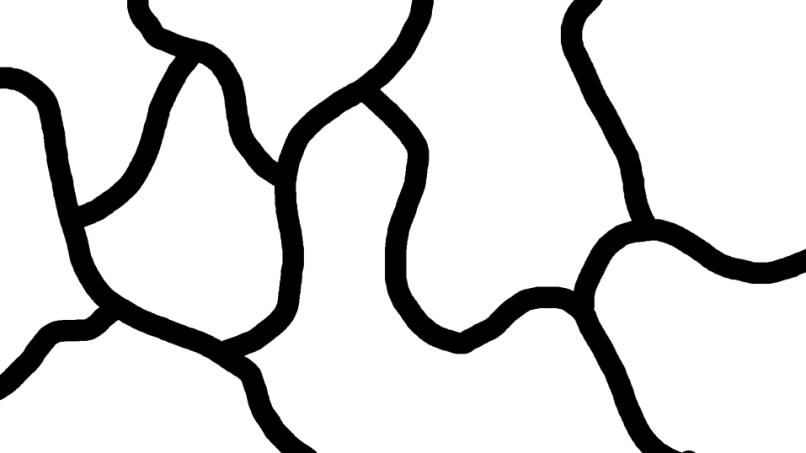
#> input picture sample.png, 806 x 453 px, found by its file name
$ python test_2dvessels.py
#> lines starting #> are read from the running program, lines starting #| are printed output that depends on the picture
### structure2d.py
import numpy as np
from skimage.io import imread
from skimage.transform import downscale_local_mean
import scipy as sp
from skimage.color import rgb2gray
import sys

def structure2d(I, sigma):

#> called with sigma = 3
    if(len(I.shape) > 2):
        img = rgb2gray(I)
    else:
        img = I

    # calculate the image gradient
    dIdy, dIdx = np.gradient(img)
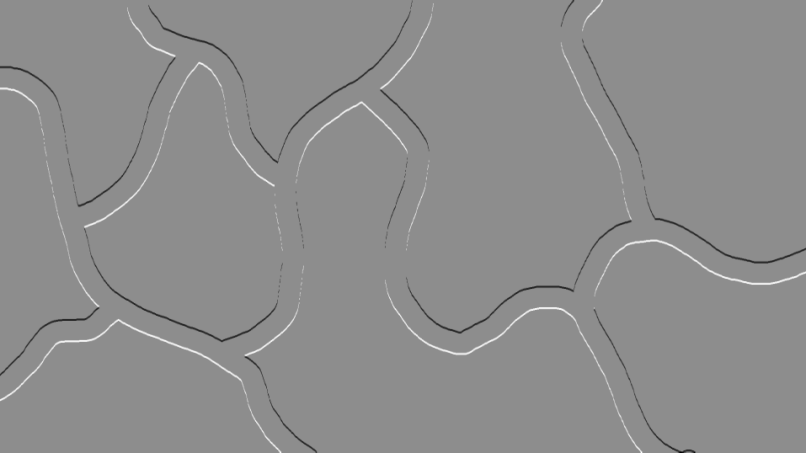
#> dIdy: shape (453, 806) float64; min -181, max 146, mean 0; drawn with min black and max white
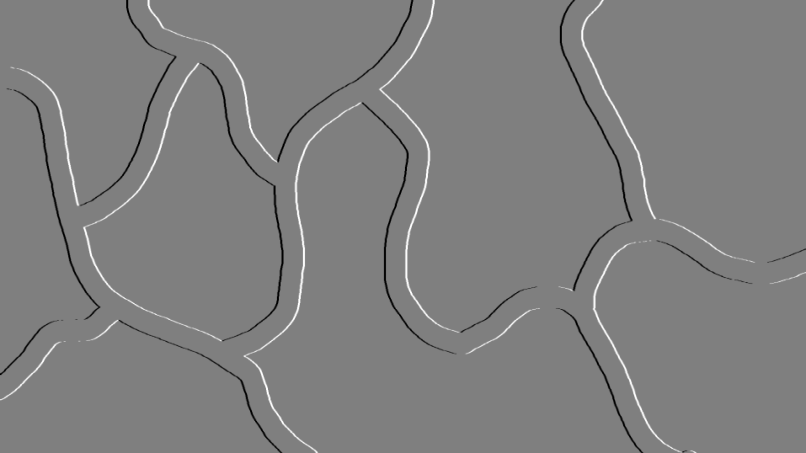
#> dIdx: shape (453, 806) float64; min -127.5, max 127.5, mean 0; drawn with min black and max white


    # create the structure tensor
    T = np.zeros((img.shape[0], img.shape[1], 2, 2))
    T[:, :, 0, 0] = dIdy * dIdy
    T[:, :, 1, 1] = dIdx * dIdx
    T[:, :, 0, 1] = dIdx * dIdy
    T[:, :, 1, 0] = T[:, :, 0, 1]

    #if the sigma value is 0, don't do any blurring or resampling
    if sigma == 0:
        return T

    # otherwise blur and resample the image
    else:
        # blur the structure tensor
        T_blur = sp.ndimage.gaussian_filter(T, [sigma, sigma, 0, 0])

        # resample the structure tensor
        T_resampled = downscale_local_mean(T_blur, (sigma, sigma, 1, 1))

    return T_blur

# [18 lines that do not run on import are left out]


### streamlines/streamlines.py
# -*- coding: utf-8 -*-
"""
Created on Mon Aug 21 11:35:14 2023

@author: helioum

This code is a function that gets a vector field for input and produces streamline as the output.
The vector field is basically the two (three for 3D volume) eigenvectors calculated from the tensor field.

"""

#%%
import numpy as np
import numpy.linalg as lin
import matplotlib.pyplot as plt
from scipy.interpolate import RectBivariateSpline
import threading


# def vec2streamlines(V, seeds = 100, dt = 1.0, iters = 10000, epsilon = 0.05)

# if seeds is a scalar, generate that many random seed points
# otherwise use the provided list of seed points

# return a list of lines

def vec2streamlines(V, seeds, dt = 4.0, iters = 10000, epsilon = 0.05):
#> called with V = array of shape (453, 806, 2), seeds = 200, dt = 5, iters = 10000, epsilon = 0.05
    all_lines = []
    x_bound, y_bound, _ = V.shape
#> x_bound = 453; y_bound = 806

    # if seeds is a scalar, generate that many random seed points
    if isinstance(seeds, int):
        seed_pts = [(np.random.randint(1, x_bound), np.random.randint(1, y_bound)) for _ in range(seeds)]
    elif isinstance((seeds), list):
        seed_pts = seeds
    else:
        print("Wrong data type.")

    # the Euler integration function takes a starting point (x, y) and returns a line (a list of points)
    def euler_intg(x, y, start_vector, line):
        prev_vector = [1, 1]
        first = True
        for j in range(iters):
            vector = V[int(x) - 1, int(y) - 1]

            # check for any irregular flipped vectors in the way, so all the sequencial vectors are in the same direction
            if not first and np.dot(vector, prev_vector) < 0:
                vector = [-v for v in vector]

            # the starting vector should get assigned outside of the function and leaved unchanged
            if first:
                vector = start_vector
                first = False

            # make sure the vector size is not too small
            vec_size = np.sqrt(vector[0]**2 + vector[1]**2)
            if vec_size < epsilon:
                break

            # the next point
            x_n = x + dt * vector[0]
            y_n = y + dt * vector[1]

            # stops if the next point is outside the image bounds

            if x_n > x_bound or x_n < 0:
                break
            if y_n > y_bound or y_n < 0:
                break

            line.append([y_n, x_n])                                             # new point added to line list

            x = x_n                                                             # current point updated
            y = y_n                                                             # current point updated
            prev_vector = vector                                                # previous vector updated

        return line

    for i in range(len(seed_pts)):
        line = []
        (x, y) = seed_pts[i]
        line.append([y, x])                                                 # first point added to line list

        start_vector = V[int(x) - 1, int(y) - 1]

        # run the Euler integration from each seed points twice; one for each direction
        t1 = threading.Thread(target=euler_intg, args=(x, y, start_vector, line))

        (x, y) = seed_pts[i]                                                # start again from the seed point
        new_vector = [-v for v in start_vector]                             # changes to the other direction
        t2 = threading.Thread(target=euler_intg, args=(x, y, new_vector, line))

        t1.start()
        t2.start()

        t1.join()
        t2.join()

        all_lines.append(line)                                              # full line added to the list
#> this loop made 200 passes
#> after the loop, all_lines = 200 items

    return all_lines


#%%
# inputs:
    # vec_field:    a XxYx2 array containing the tensor field
    # seed_pts:     a list of seed points
    # img_range:    the ranges for x and y axis of the iamge as two variables
    # iters:        number of iterations for the Euler integration
    # epsilon:      smallest value to compare the smallest possible vector size with


# [77 lines left out: function vec2streamline_2d, not called in this run]

### streamlines/test_2dvessels.py
# -*- coding: utf-8 -*-
"""
Created on Fri Aug 25 15:57:24 2023

@author: helioum

This code is to test the vector2streamline function for a tensor field of an image
"""

import numpy as np
import matplotlib.pyplot as plt
import skimage
import structure2d as st
import streamlines as sl


I = skimage.io.imread('sample.png')[:,:, 0]
T = st.structure2d(I, 3)
evals, evecs = np.linalg.eigh(T)

V = evecs[:, :, 0]                                  # the vector field is all the smallest vectors
num_points = 200
lines = sl.vec2streamlines(V, num_points, 5)
#> lines = 200 items
plt.imshow(I)
for i in range(num_points):
    plt.scatter(*zip(*lines[i]), color='blue', marker='.', label='Seed Points')
    plt.show()
#> this loop made 200 passes
#> pass 1, `plt.show()`:
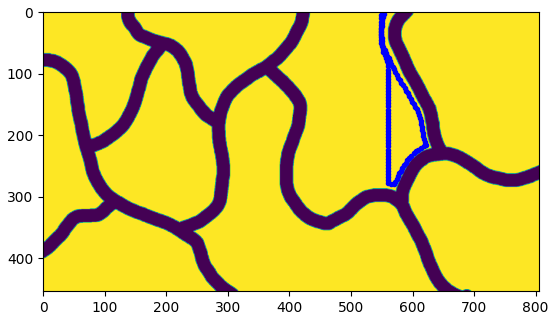
#> figure drawn by matplotlib, 1 panel
#> pass 2, `plt.show()`:
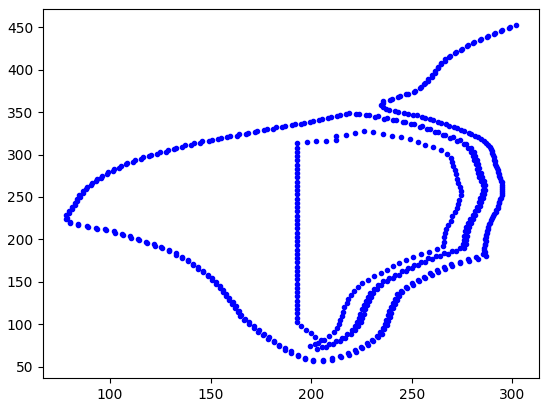
#> figure drawn by matplotlib, 1 panel
